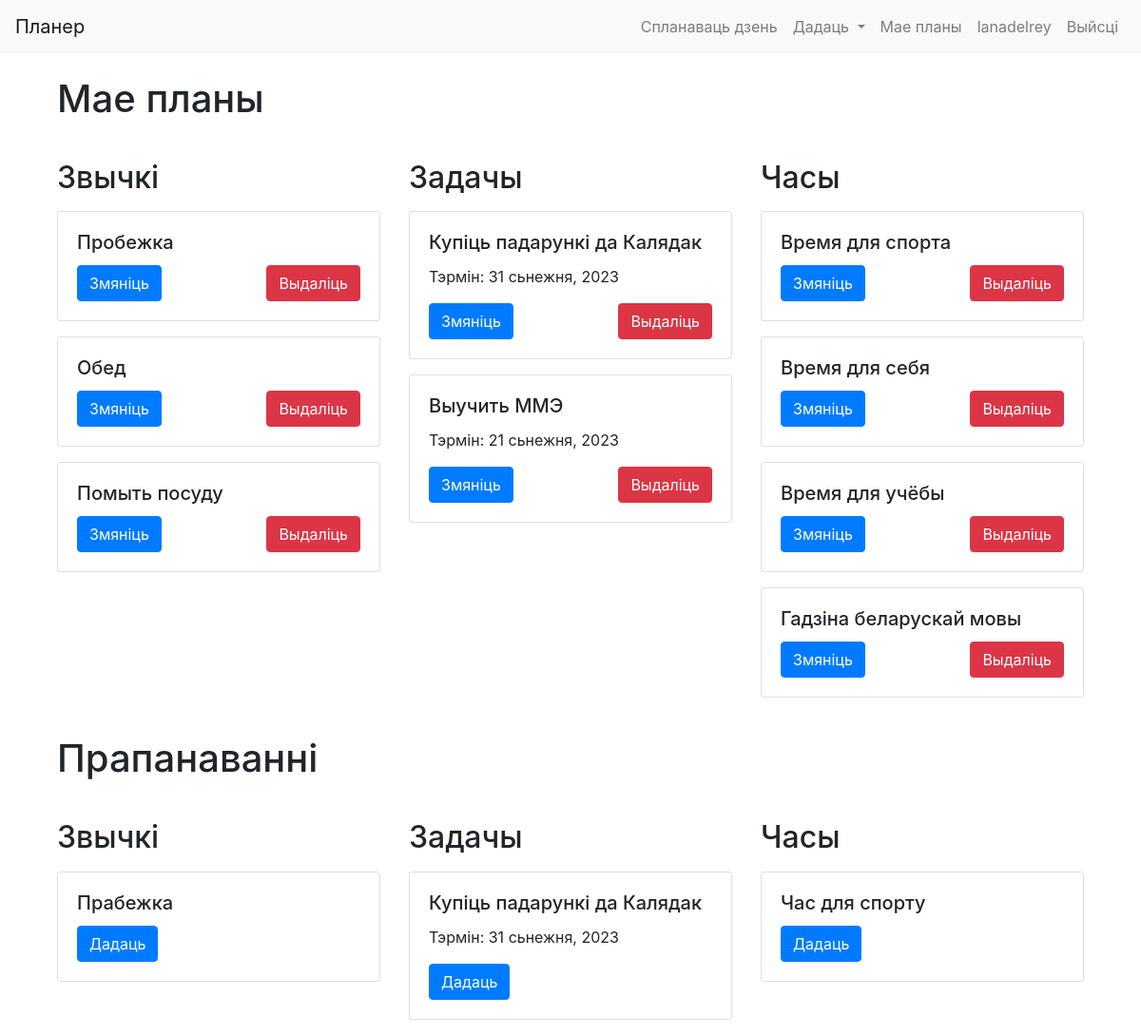
Page /calendar/view_plans (signed in) on the committed database.
### cal/models.py (models this page shows, shortened)
class Plan(models.Model):
    user = models.ForeignKey(User, on_delete=models.CASCADE, related_name="plans")
    name = models.CharField(max_length=63)
    time_a_day = models.DurationField()
    hour = models.ForeignKey(Hour, on_delete=models.CASCADE, related_name="plans")

class Habit(Plan):
    @property
    def due_date(self):
        return None

class Plan(models.Model):
    user = models.ForeignKey(User, on_delete=models.CASCADE, related_name="plans")
    name = models.CharField(max_length=63)
    time_a_day = models.DurationField()
    hour = models.ForeignKey(Hour, on_delete=models.CASCADE, related_name="plans")

class Task(Plan):
    due_date = models.DateField()

class Hour(models.Model):
    user = models.ForeignKey(User, on_delete=models.CASCADE, related_name="hours")
    name = models.CharField(max_length=63)
    start_time_monday = models.TimeField(null=True, blank=True)
    end_time_monday = models.TimeField(null=True, blank=True)
    start_time_tuesday = models.TimeField(null=True, blank=True)
    end_time_tuesday = models.TimeField(null=True, blank=True)
    start_time_wednesday = models.TimeField(null=True, blank=True)
    end_time_wednesday = models.TimeField(null=True, blank=True)
    start_time_thursday = models.TimeField(null=True, blank=True)
    end_time_thursday = models.TimeField(null=True, blank=True)
    start_time_friday = models.TimeField(null=True, blank=True)
    end_time_friday = models.TimeField(null=True, blank=True)
    start_time_saturday = models.TimeField(null=True, blank=True)
    end_time_saturday = models.TimeField(null=True, blank=True)
    start_time_sunday = models.TimeField(null=True, blank=True)
    end_time_sunday = models.TimeField(null=True, blank=True)

class DefaultPlan(models.Model):
    name = models.CharField(max_length=63)
    time_a_day = models.DurationField()

class DefaultHabit(DefaultPlan):
    @property
    def due_date(self):
        return None

class DefaultPlan(models.Model):
    name = models.CharField(max_length=63)
    time_a_day = models.DurationField()

class DefaultTask(DefaultPlan):
    due_date = models.DateField()

class DefaultHour(models.Model):
    name = models.CharField(max_length=63)
    start_time_monday = models.TimeField(null=True, blank=True)
    end_time_monday = models.TimeField(null=True, blank=True)
    start_time_tuesday = models.TimeField(null=True, blank=True)
    end_time_tuesday = models.TimeField(null=True, blank=True)
    start_time_wednesday = models.TimeField(null=True, blank=True)
    end_time_wednesday = models.TimeField(null=True, blank=True)
    start_time_thursday = models.TimeField(null=True, blank=True)
    end_time_thursday = models.TimeField(null=True, blank=True)
    start_time_friday = models.TimeField(null=True, blank=True)
    end_time_friday = models.TimeField(null=True, blank=True)
    start_time_saturday = models.TimeField(null=True, blank=True)
    end_time_saturday = models.TimeField(null=True, blank=True)
    start_time_sunday = models.TimeField(null=True, blank=True)
    end_time_sunday = models.TimeField(null=True, blank=True)

### cal/views.py (the view)
# urls.py: path('view_plans', views.view_plans, name="view_plans"),
@login_required
def view_plans(request):
    habits = Habit.objects.filter(user=request.user)
    tasks = Task.objects.filter(user=request.user)
    hours = Hour.objects.filter(user=request.user)
    return render(request, 'cal/view_plans.html', {
        'habits': habits,
        'tasks': tasks,
        'hours': hours,
        'default_habits' : DefaultHabit.objects.all(),
        'default_tasks' : DefaultTask.objects.all(),
        'default_hours' : DefaultHour.objects.all(),
        })

### cal/templates/cal/view_plans.html (shortened to what this page needs)
{% extends "cal/layout.html" %}
{%block content%}
<div class="container">
    <h1 class="my-4">Мае планы</h1>
    <div class="row">
        <div class="col-md-4">
            <h2 class="my-3">Звычкі</h2>
            {% for habit in habits %}
            <div class="card mb-3">
                <div class="card-body">
                    <h5 class="card-title">{{ habit.name }}</h5>
                    <div class="d-flex justify-content-between">
                        <a href="{% url 'cal:edit_habit' habit.pk %}" class="btn btn-primary">Змяніць</a>
                        <form method="post" action="{% url 'cal:delete_habit' habit.pk %}">
                            <button type="submit" class="btn btn-danger">Выдаліць</button>
                        </form>
                    </div>
                </div>
            </div>
            {% endfor %}
        </div>
        <div class="col-md-4">
            <h2 class="my-3">Задачы</h2>
            {% for task in tasks %}
            <div class="card mb-3">
                <div class="card-body">
                    <h5 class="card-title">{{ task.name }}</h5>
                    <p class="card-text">Тэрмін: {{ task.due_date|date:"j F, Y" }}</p>
                    <div class="d-flex justify-content-between">
                        <a href="{% url 'cal:edit_task' task.pk %}" class="btn btn-primary">Змяніць</a>
                        <form method="post" action="{% url 'cal:delete_task' task.pk %}">
                            <button type="submit" class="btn btn-danger">Выдаліць</button>
                        </form>
                    </div>
                </div>
            </div>
            {% endfor %}
        </div>
        <div class="col-md-4">
            <h2 class="my-3">Часы</h2>
            {% for hour in hours %}
            <div class="card mb-3">
                <div class="card-body">
                    <h5 class="card-title">{{ hour.name }}</h5>
                    <div class="d-flex justify-content-between">
                        <a href="{% url 'cal:edit_hour' hour.pk %}" class="btn btn-primary">Змяніць</a>
                        <form method="post" action="{% url 'cal:delete_hour' hour.pk %}" onsubmit="return confirm('Вы ўпэўненыя, што хочаце выдаліць гэты час? Гэта таксама выдаліць усе прывычкі і задачы, якія звязаныя з гэтым часам.')">
                            <button type="submit" class="btn btn-danger">Выдаліць</button>
                        </form>
                    </div>
                </div>
            </div>
            {% endfor %}
        </div>
    </div>
    <h1 class="my-4">Прапанаванні</h1>
    <div class="row">
        <div class="col-md-4">
            <h2 class="my-3">Звычкі</h2>
            {% for default_habit in default_habits %}
            <div class="card mb-3">
                <div class="card-body">
                    <h5 class="card-title">{{ default_habit.name }}</h5>
                    <form method="post" action="{% url 'cal:add_to_mine_default_habit' default_habit.pk %}">
                        <button type="submit" class="btn btn-primary">Дадаць</button>
                    </form>
                </div>
            </div>
            {% endfor %}
        </div>
        <div class="col-md-4">
            <h2 class="my-3">Задачы</h2>
            {% for default_task in default_tasks %}
            <div class="card mb-3">
                <div class="card-body">
                    <h5 class="card-title">{{ default_task.name }}</h5>
                    <p class="card-text">Тэрмін: {{ default_task.due_date|date:"j F, Y" }}</p>
                    <form method="post" action="{% url 'cal:add_to_mine_default_task' default_task.pk %}">
                        <button type="submit" class="btn btn-primary">Дадаць</button>
                    </form>
                </div>
            </div>
            {% endfor %}
        </div>
        <div class="col-md-4">
            <h2 class="my-3">Часы</h2>
            {% for default_hour in default_hours %}
            <div class="card mb-3">
                <div class="card-body">
                    <h5 class="card-title">{{ default_hour.name }}</h5>
                    <form method="post" action="{% url 'cal:add_to_mine_default_hour' default_hour.pk %}">
                        <button type="submit" class="btn btn-primary">Дадаць</button>
                    </form>
                </div>
            </div>
            {% endfor %}
        </div>
    </div>
</div>
{% endblock %}

### cal/templates/cal/layout.html (shortened to what this page needs)
{% load static %}
<!DOCTYPE html>
<html lang="be">
<head>
    <link href="https://stackpath.bootstrapcdn.com/bootstrap/4.3.1/css/bootstrap.min.css" rel="stylesheet">
    <link rel="stylesheet" href="{% static 'cal/styles.css' %}">
</head>
<body>
    <nav class="navbar navbar-expand-lg navbar-light bg-light">
        <a class="navbar-brand" href="{% url 'cal:index' %}">Планер</a>
        <div class="collapse navbar-collapse justify-content-end" id="navbarNav">
            <ul class="navbar-nav align-items-center">
                <li class="nav-item">
                    <a class="nav-link" href="{% url 'cal:today' %}">Спланаваць дзень</a>
                </li>
                <li class="nav-item dropdown">
                    <a class="nav-link dropdown-toggle" href="#" id="navbarDropdown" role="button" data-toggle="dropdown" aria-haspopup="true" aria-expanded="false">
                        Дадаць
                    </a>
                </li>
                <li class="nav-item">
                    <a class="nav-link" href="{% url 'cal:view_plans' %}">Мае планы</a>
                </li>
                <li class="nav-item">
                    <a class="nav-link" href="{% url 'index' %}">{{ user.username }}</a>
                </li>
                <li class="nav-item">
                    <a class="nav-link" href="{% url 'logout' %}">Выйсці</a>
                </li>
            </ul>
        </div>
    </nav>
    <div class="container">
        {% block content %}
        {% endblock content %}
    </div>
</body>
</html>

### rows in the picture
Habit: name "Пробежка"
Habit: name "Обед"
Habit: name "Помыть посуду"
Task: name "Купіць падарункі да Калядак", due_date "31 сьнежня, 2023"
Task: name "Выучить ММЭ", due_date "21 сьнежня, 2023"
Hour: name "Время для спорта"
Hour: name "Время для себя"
Hour: name "Время для учёбы"
Hour: name "Гадзіна беларускай мовы"
DefaultHabit: name "Прабежка"
DefaultTask: name "Купіць падарункі да Калядак", due_date "31 сьнежня, 2023"
DefaultHour: name "Час для спорту"

### other values in the picture
{{ user.username }} "lanadelrey"
